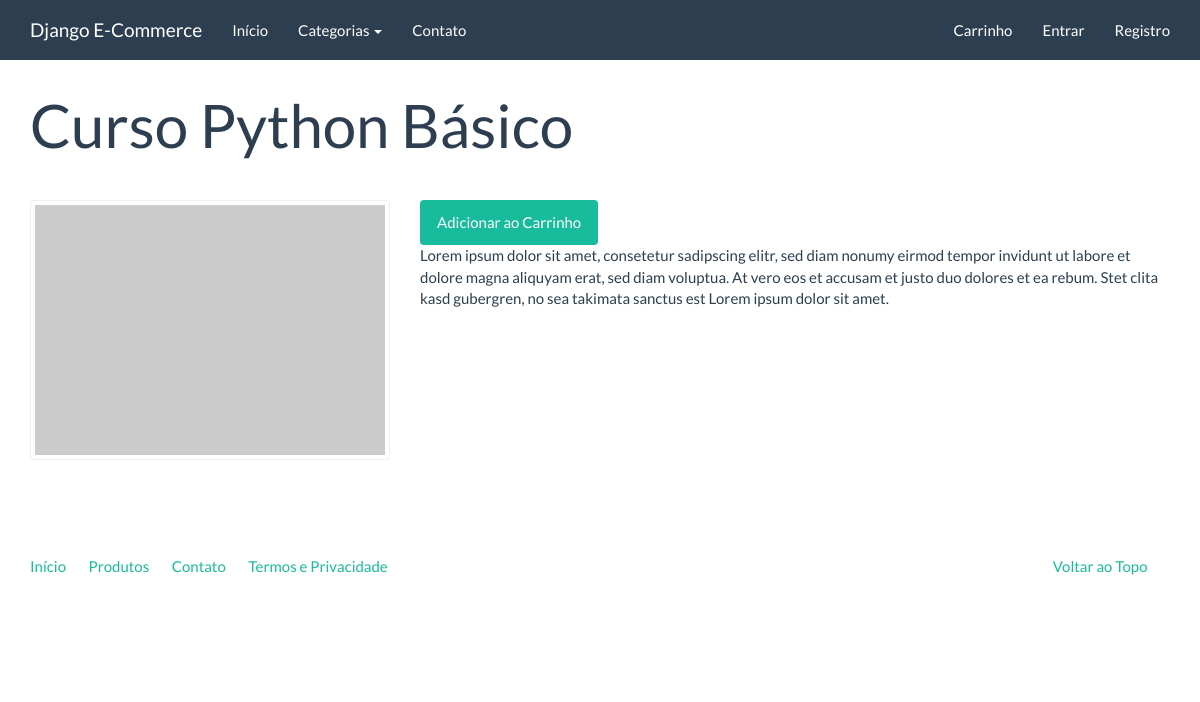
Screenshot of /catalogo/produto/curso-python-basico/ with the database file from the repository.
### catalog/models.py (models this page shows, shortened)
class Product(models.Model):
	name = models.CharField('Nome', max_length=100)
	slug = models.SlugField('Identificador', max_length=100)
	category = models.ForeignKey('catalog.Category', verbose_name='Categoria')
	description = models.TextField('Descrição', blank=True)
	price = models.DecimalField('Preço', decimal_places=2, max_digits=8)
	created = models.DateTimeField('Criado em', auto_now_add=True)
	modified = models.DateTimeField('Modificado em', auto_now=True)
	class Meta:
		verbose_name = 'Produto'
		verbose_name_plural = 'Produtos'
		ordering = ['name']
	def __str__(self):
		return self.name

### catalog/views.py (the view)
# urls.py: url(r'^produto/(?P<slug>[\w_-]+)/$', views.product, name='product'),
def product(request, slug):
	product = Product.objects.get(slug=slug)
	context = {
		'product': product
	}
	return render(request, 'catalog/product.html', context)

### catalog/context_processors.py (called while the page is built)
def categories(request):
	return {
		'categories': Category.objects.all()
	}

### catalog/models.py (called while the page is built)
	def get_absolute_url(self):
		return reverse('catalog:category', kwargs={'slug': self.slug})

### catalog/templates/catalog/product.html (shortened to what this page needs)
{% extends "base.html" %}
{% block container %}
<div class="page-header">
  <h1>{{ product }}</h1>
</div>
<div class="row">
  <div class="col-sm-4">
      <a href="#" class="thumbnail">
          <img src="http://placehold.it/350x250" alt="" />
      </a>
  </div>
  <div class="col-sm-8">
      <a href="{% url 'checkout:create_cartitem' product.slug %}" class="btn btn-success">Adicionar ao Carrinho</a>
      {{ product.description|linebreaks }}
  </div>
</div>
{% endblock %}

### rows the page displays
Product: name "Curso Python Básico", description "Lorem ipsum dolor sit amet, consetetur sadipscing elitr, sed diam nonumy eirmod tempor invidunt ut labore et dolore magna aliquyam erat, sed diam voluptua. At vero eos et accusam et justo duo dolores et ea rebum. Stet clita kasd gubergren, no sea takimata sanctus est Lorem ipsum dolor sit amet."
